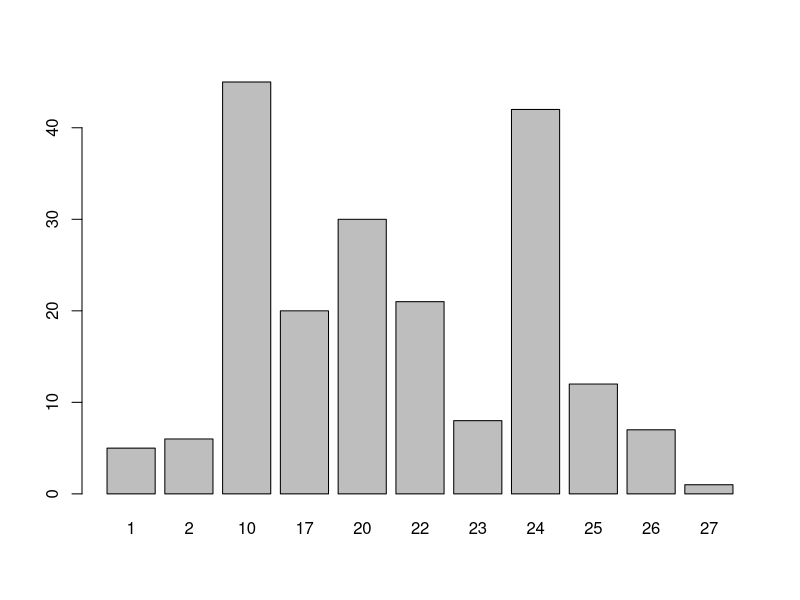

R code for this plot:
## ---- chunk 1
data <- read.csv("mexico_youtube_21_24_01.csv")
cat_id = data$categoryId
cat_data = aggregate(data.frame(count = cat_id),
                     list(value = cat_id),
                     length)
barplot(height = cat_data[,2],names.arg = cat_data[,1])
